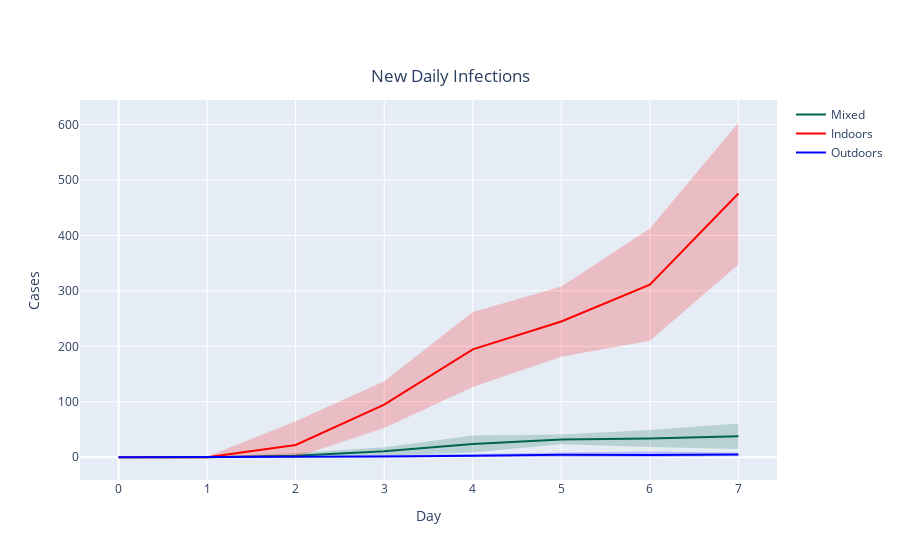

The notebook cell saved with this chart:
### Code cell
# Figure: New Infections - Indoor, Outdoor, and Mixed

fig = go.Figure([
    go.Scatter( # Mixed
        x=default_scen_new_inf['dates'].tolist(),
        y=default_scen_new_inf['new_infections'].tolist(),
        line=dict(color='rgb(0,100,80)'),
        mode='lines',
        name="Mixed",
        showlegend=True
    ),
    go.Scatter( # Mixed confidence interval
        x=default_scen_new_inf['dates'].tolist()+default_scen_new_inf['dates'].tolist()[::-1], # x, then x reversed
        y=default_scen_new_inf['new_infections_high'].tolist()+default_scen_new_inf['new_infections_low'].tolist()[::-1], # upper, then lower reversed
        fill='toself',
        fillcolor='rgba(0,100,80,0.2)',
        line=dict(color='rgba(255,255,255,0)'),
        hoverinfo="skip",
        showlegend=False,
        #name = 'Mixed 95% Confidence Interval'
    ),
    go.Scatter( # Indoors
        x=indoor_scen_new_inf['dates'].tolist(),
        y=indoor_scen_new_inf['new_infections'].tolist(),
        line=dict(color='rgb(255,0,0)'),
        mode='lines',
        name="Indoors",
        showlegend=True
    ),
    go.Scatter( # Indoors confidence interval
        x=indoor_scen_new_inf['dates'].tolist()+indoor_scen_new_inf['dates'].tolist()[::-1], # x, then x reversed
        y=indoor_scen_new_inf['new_infections_high'].tolist()+indoor_scen_new_inf['new_infections_low'].tolist()[::-1], # upper, then lower reversed
        fill='toself',
        fillcolor='rgba(255,0,0,0.2)',
        line=dict(color='rgba(255,255,255,0)'),
        hoverinfo="skip",
        showlegend=False,
        #name = 'Indoors 95% Confidence Interval'
    ),
    go.Scatter( # Outdoors
        x=outdoor_scen_new_inf['dates'].tolist(),
        y=outdoor_scen_new_inf['new_infections'].tolist(),
        line=dict(color='rgb(0,0,255)'),
        mode='lines',
        name="Outdoors",
        showlegend=True
    ),
    go.Scatter( # Outdoors confidence interval
        x=outdoor_scen_new_inf['dates'].tolist()+outdoor_scen_new_inf['dates'].tolist()[::-1], # x, then x reversed
        y=outdoor_scen_new_inf['new_infections_high'].tolist()+outdoor_scen_new_inf['new_infections_low'].tolist()[::-1], # upper, then lower reversed
        fill='toself',
        fillcolor='rgba(0,0,255,0.2)',
        line=dict(color='rgba(255,255,255,0)'),
        hoverinfo="skip",
        showlegend=False,
        #name = 'Outdoors 95% Confidence Interval'
    )
])

fig.update_layout(
    title_text='New Daily Infections', title_x=0.5, title_y=0.875,
    xaxis_title="Day",
    yaxis_title="Cases"
)

fig.show()

### Figure 1 — Plotly figure (JSON) as saved in the notebook; plotly's stock layout.template omitted (floating-point values rounded to 4 significant figures)
{"data": [{"line": {"color": "rgb(0,100,80)"}, "mode": "lines", "name": "Mixed", "showlegend": true, "type": "scatter", "x": [0, 1, 2, 3, 4, 5, 6, 7], "y": [0, 0.1, 2.6, 10.6, 23.8, 32.2, 33.7, 38]}, {"fill": "toself", "fillcolor": "rgba(0,100,80,0.2)", "hoverinfo": "skip", "line": {"color": "rgba(255,255,255,0)"}, "showlegend": false, "type": "scatter", "x": [0, 1, 2, 3, 4, 5, 6, 7, 7, 6, 5, 4, 3, 2, 1, 0], "y": [0, 0.7, 7.515, 18.04, 39.18, 41, 48.91, 60.93, 15.07, 18.49, 23.4, 8.417, 3.16, 0, 0, 0]}, {"line": {"color": "rgb(255,0,0)"}, "mode": "lines", "name": "Indoors", "showlegend": true, "type": "scatter", "x": [0, 1, 2, 3, 4, 5, 6, 7], "y": [0, 0.2, 22.1, 94.8, 194.4, 244.7, 311.3, 475.4]}, {"fill": "toself", "fillcolor": "rgba(255,0,0,0.2)", "hoverinfo": "skip", "line": {"color": "rgba(255,255,255,0)"}, "showlegend": false, "type": "scatter", "x": [0, 1, 2, 3, 4, 5, 6, 7, 7, 6, 5, 4, 3, 2, 1, 0], "y": [0, 1.4, 64.87, 136.8, 262.0, 308.0, 412.4, 603.1, 347.7, 210.2, 181.4, 126.8, 52.8, 0, 0, 0]}, {"line": {"color": "rgb(0,0,255)"}, "mode": "lines", "name": "Outdoors", "showlegend": true, "type": "scatter", "x": [0, 1, 2, 3, 4, 5, 6, 7], "y": [0, 0.1, 0.2, 1.5, 2.7, 4.3, 3.9, 5.1]}, {"fill": "toself", "fillcolor": "rgba(0,0,255,0.2)", "hoverinfo": "skip", "line": {"color": "rgba(255,255,255,0)"}, "showlegend": false, "type": "scatter", "x": [0, 1, 2, 3, 4, 5, 6, 7, 7, 6, 5, 4, 3, 2, 1, 0], "y": [0, 0.7, 1.0, 4.069, 5.673, 8.686, 10.38, 8.38, 1.82, 0, 0, 0, 0, 0, 0, 0]}], "layout": {"title": {"text": "New Daily Infections", "x": 0.5, "y": 0.875}, "xaxis": {"title": {"text": "Day"}}, "yaxis": {"title": {"text": "Cases"}}}}
